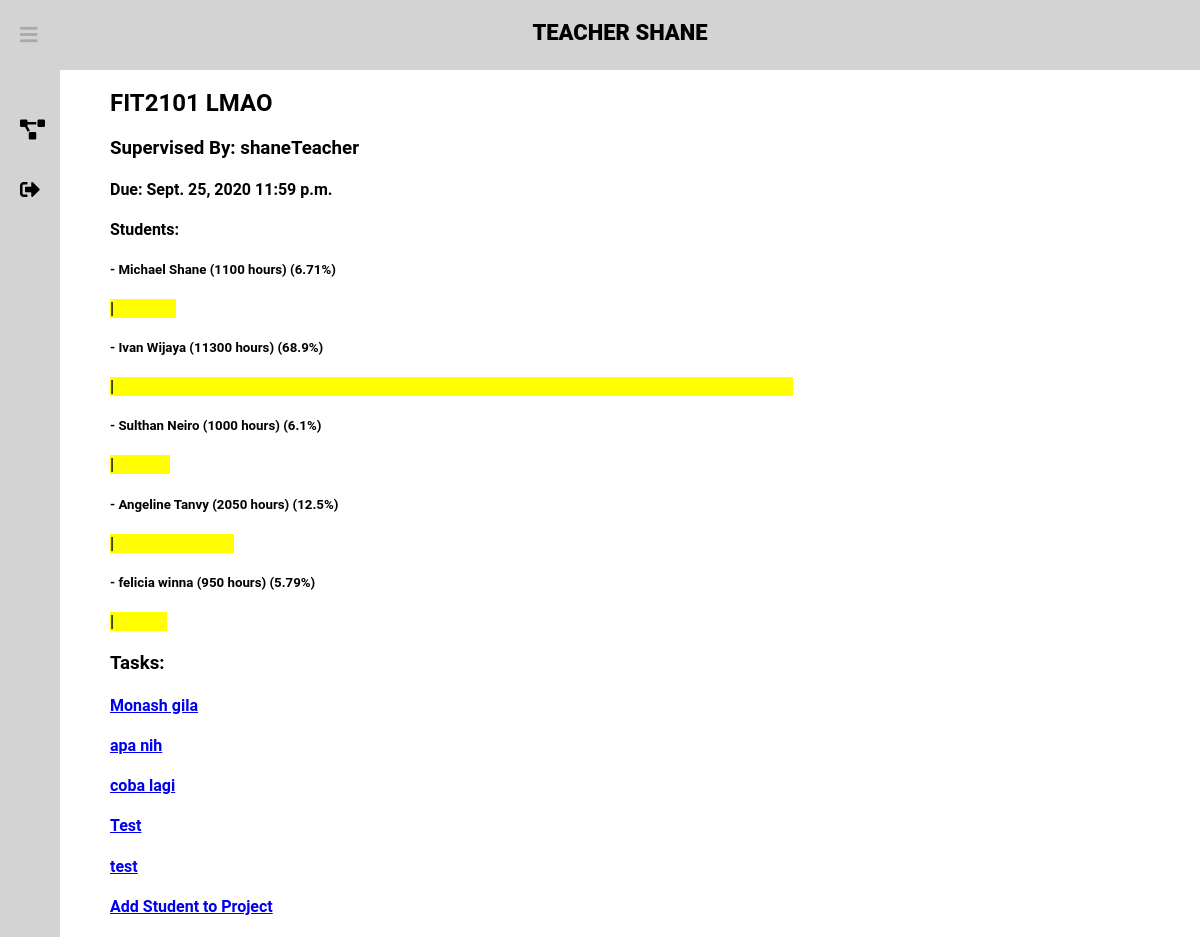
The app's page /dashboard/project-info/7/ (signed in), older data.
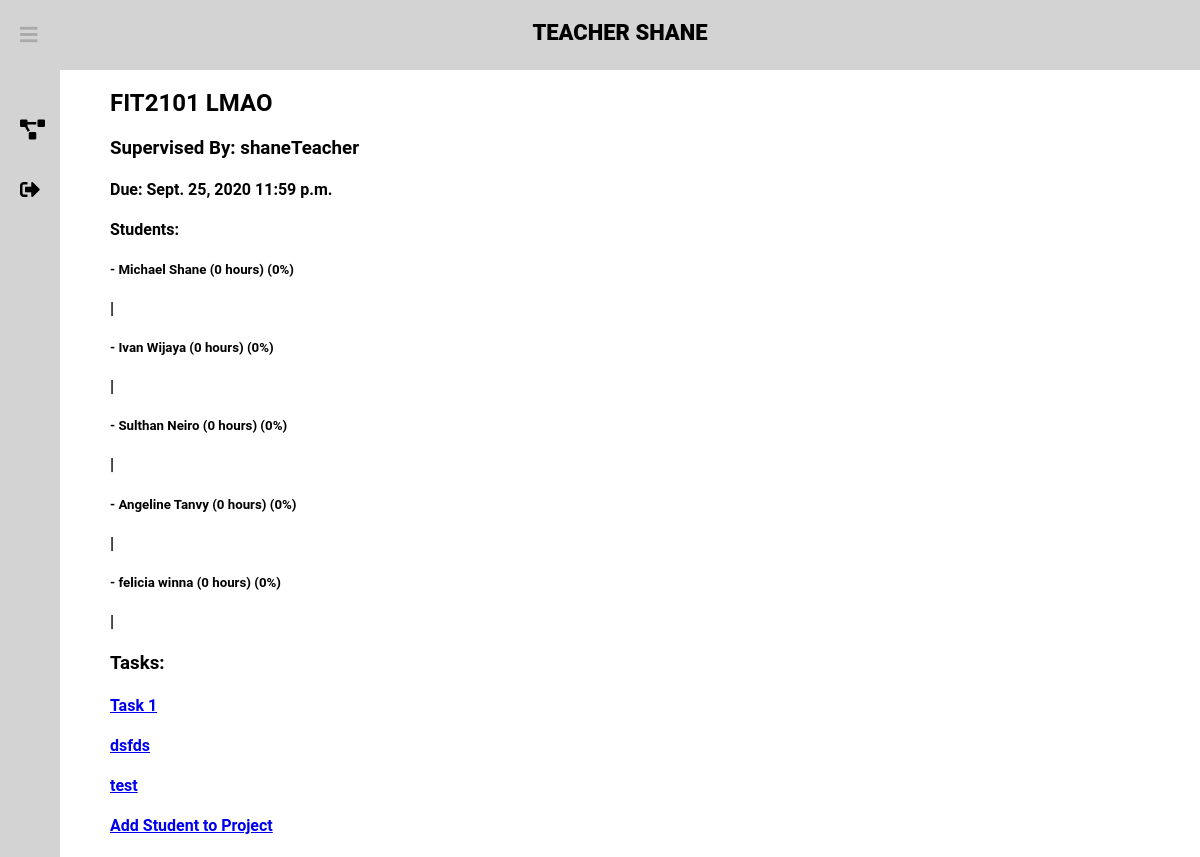
The same page, newer data.
### projects/models.py (models this page shows, shortened)
class Project(models.Model):
    title = models.CharField(max_length=100)
    due_date = models.DateField()
    due_time = models.TimeField()
    supervisor = models.ForeignKey(User, default=None, on_delete=models.SET_DEFAULT)
    class Meta:
        constraints = [models.UniqueConstraint(fields=['title', 'supervisor'], name="unique title")]
        verbose_name = "Project"

class Task(models.Model):
    taskname = models.CharField(max_length=50)
    taskdesc = models.TextField(max_length=500)
    sourceproject = models.ForeignKey(Project, default=None, on_delete=models.SET_DEFAULT)
    taskdone = models.BooleanField(default=False)
    class Meta:
        verbose_name = "Task"
    def __str__(self):
        return str(self.taskname)

### projects/views.py (the view)
# urls.py: path('dashboard/project-info/<int:project>/', project_views.project_info, name='project-info'),
@login_required(login_url="/signin")
def project_info(response, project):
    student_names = []
    students = []
    times = []
    prop = []
    project = Project.objects.filter(pk=project)[0]
    projectStudents = ProjectStudents.objects.filter(project=project)
    tasks = Task.objects.filter(sourceproject=project.id)
    if response.user.is_staff:
        AccountType = "Teacher"
    else:
        AccountType = "Student"
    if len(projectStudents) > 0:
        for i in projectStudents:
            student_names.append(i.student.get_full_name())
            students.append(i.student)
    for student in students:
        total_time = 0
        studentTasks = TaskStudents.objects.filter(student=student)
        for studentTask in studentTasks:
            if studentTask.task.sourceproject == project:
                total_time += studentTask.time
        times.append(total_time)
    total_time = sum(times)
    for i in range(len(times)):
        if total_time > 0:
            prop.append(round(times[i] / total_time * 100, 2))
        else:
            prop.append(0)
    for i in range(len(student_names)):
        student_names[i] = student_names[i] + " (" + str(times[i]) + " hours) (" + str(prop[i]) + "%)"
    data = zip(student_names, prop)
    arg = {"FirstName": response.user.first_name.capitalize,
           "FullName": response.user.get_full_name,
           "Project": project,
           "Data": data,
           "AccountType": AccountType,
           "Tasks": tasks,
            "checkTeacher" : response.user.is_staff
           }
    response.session['project_id'] = project.title
    response.session['project_redirect'] = project.id
    return render(response, "ProjectInfo.html", arg)

### projects/templates/ProjectInfo.html (shortened to what this page needs)
<!DOCTYPE html>
<html lang="en">
{% extends 'newbase.html' %}
{% block content %}
<body>
{% block header %} {{ AccountType }} {{ FirstName }} {% endblock %}
<div class="container">
    <div class="Project">
        <h2><a>{{ Project.title }}</a></h2>
        <h3>Supervised By: {{ Project.supervisor }}</h3>
        <h4>Due: {{ Project.due_date }} {{ Project.due_time }}</h4>
        <h4>Students:</h4>
        {% for student, time in Data %}
            <h5>- {{student}}</h5>
            <h4 style="background-color:yellow; width: calc(100% * {{time}} / 110);">|</h4>
        {% endfor %}
        <h3> Tasks: </h3>
        {% for t in Tasks %}
            <h4><a href="/dashboard/task-info/{{ t.id }}/">{{ t }}</a></h4>
        {% endfor %}
    </div>
    {% if checkTeacher == True %}
    <h4><a href="/dashboard/assign-students/{{ Project.id }}/">Add Student to Project</a></h4>
    {% endif %}
</div>
</body>
{% endblock %}

### main/templates/newbase.html (shortened to what this page needs)
<!DOCTYPE html>
<html lang="en">
<head>
    {% load static %}
    <link rel="stylesheet" type="text/css" href="{% static 'newbase/newbase.css' %}">
    <link rel="stylesheet" href="https://cdnjs.cloudflare.com/ajax/libs/font-awesome/5.14.0/css/all.min.css">
</head>
<body>
    <header>
        <label for="check">
            <i class="fas fa-bars" id="sidebar_btn"></i>
        </label>
        <div class="center">
            <h3 style="text-align: center">{% block header %}{% endblock %}</h3>
        </div>
    </header>
    <div class="sidebar">
        <a href="{% url 'dashboard' %}" id="projects"><i class="fas fa-project-diagram"></i><span>My Projects</span></a>
        <a href="{% url 'signout' %}" id="signout"><i class="fas fa-sign-out-alt"></i><span>Sign Out</span></a>
    </div>
    <div class="content">
        {% block content %}
        {% endblock %}
    </div>
</body>
</html>

### main/static/newbase/newbase.css (style rules this page uses)
body { margin: 0; padding: 0; font-family: Roboto, sans-serif; }
header { position: fixed; background: lightgray; padding: 20px; width: 100%; height: 30px; }
.center h3 { color: black; margin: 0; text-transform: uppercase; font-size: 22px; font-weight: 900; }
.sidebar { background: lightgray; margin-top: 70px; padding-top: 30px; position: fixed; left: 0; width: 250px; height: 100%; transition: 0.5s; transition-property: left; }
.sidebar a { color: black; display: block; width: 100%; line-height: 60px; text-decoration: none; padding-left: 40px; box-sizing: border-box; transition: 0.5s; transition-property: background; }
.sidebar i { padding-right: 10px; }
label #sidebar_btn { z-index: 1; color: darkgray; position: fixed; cursor: pointer; left: 20px; font-size: 20px; margin: 5px 0; transition: 0.5s; transition-property: color; }
#check:checked ~ .sidebar { left: -190px; }
#check:checked ~ .sidebar a { font-size: 20px; margin-left: 170px; width: 80px; }
#check:checked ~ .content { margin-left: -190px; }
.content { margin-left: 0; background: white; transition: 0.5s; transition-property: margin-left; }

### projects/templates/ProjectInfo.html (style rules this page uses)
.container { margin-top: 70px; margin-left: 300px; }

Row changes from the older to the newer data that the page shows:
removed Task: taskname "Monash gila"
removed Task: taskname "apa nih"
removed Task: taskname "coba lagi"
removed Task: taskname "Test"
added Task: taskname "Task 1"
added Task: taskname "dsfds"
Text that changed along with them:
new list line: "- Michael Shane (0 hours) (0%) |"
new list line: "- Ivan Wijaya (0 hours) (0%) |"
new list line: "- Sulthan Neiro (0 hours) (0%) |"
new list line: "- Angeline Tanvy (0 hours) (0%) |"
new list line: "- felicia winna (0 hours) (0%) |"
list line gone: "- Michael Shane (1100 hours) (6.71%) |"
list line gone: "- Ivan Wijaya (11300 hours) (68.9%) |"
list line gone: "- Sulthan Neiro (1000 hours) (6.1%) |"
list line gone: "- Angeline Tanvy (2050 hours) (12.5%) |"
list line gone: "- felicia winna (950 hours) (5.79%) |"
